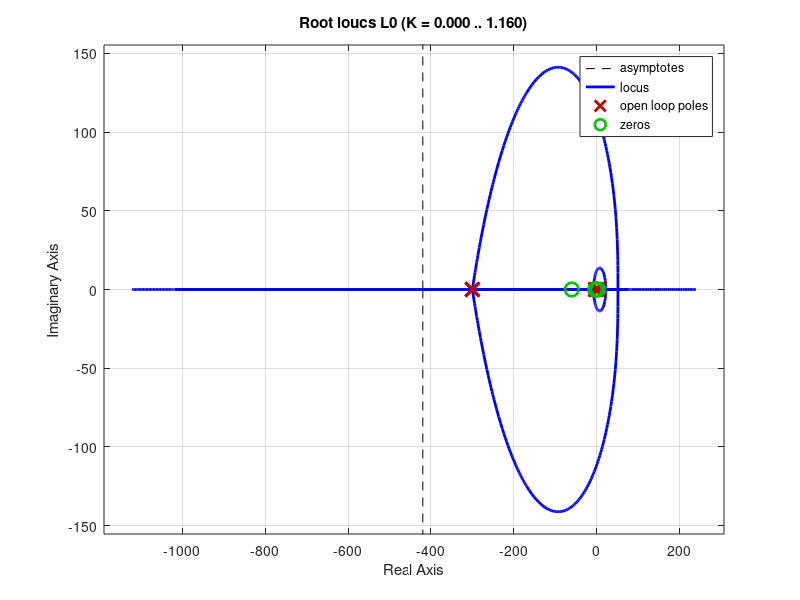

The MATLAB source for this figure:
%%
% è stato richiesto un asservimento con errore costante sotto il 5% di un riferimento costante per un 
% processo descritto dalla seguente fdt
close all
clear all
clc

s = tf([1 0],1);
P = (s-3)/((s-4)*(s^2+4*s+2));

[num,den] = tfdata(P);

roots(den{1});
figure(1)
rlocus(P)

%% 
% zita = 0.7;
% omega_n =1 ;
% C0 =  (s^2+2*zita*omega_n*s+omega_n^2)*(s/0.586+1);
C0 = (s^2+4*s+2)*(s/60+1)/((s/300+1)^3)
kc = -1;
L0 = kc*C0*P;


figure(1)
rlocus(L0)
